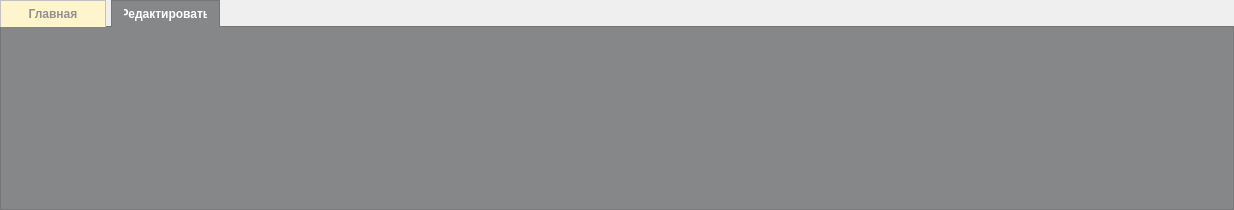
<?xml version="1.0" encoding="UTF-8"?>
<ui version="4.0">
 <class>tooltab</class>
 <widget class="QWidget" name="tooltab">
  <property name="geometry">
   <rect>
    <x>0</x>
    <y>0</y>
    <width>1234</width>
    <height>210</height>
   </rect>
  </property>
  <property name="windowTitle">
   <string>Form</string>
  </property>
  <layout class="QHBoxLayout" name="horizontalLayout_2">
   <property name="spacing">
    <number>0</number>
   </property>
   <property name="leftMargin">
    <number>0</number>
   </property>
   <property name="topMargin">
    <number>0</number>
   </property>
   <property name="rightMargin">
    <number>0</number>
   </property>
   <property name="bottomMargin">
    <number>0</number>
   </property>
   <item>
    <widget class="QTabWidget" name="tabWidget">
     <property name="styleSheet">
      <string notr="true">QTabWidget::pane {
    border: 1px solid #757678;
    background-color: #868789;
    position: absolute;
    top: -1px;
}

QTabBar::tab {
    background-color: #757678;
    color: #ffffff;
    border: 1px solid #5a5b5d;
    border-bottom: none;
    font-weight: bold;
    text-align: left;
    padding: 6px 12px;
    min-width: 80px; 
    margin-right: 5px; 
}

QTabBar::tab:selected {
    background-color: #868789;
    border-color: #757678;
    border-bottom-color: #868789;
}

QTabBar::tab:first {
    background-color: #fff5cc;
    border: 1px solid #c1c1c1;
    border-bottom: none;
    color: rgb(145, 145, 145);
}

QTabBar::tab:last {
    margin-right: 0px;
}
</string>
     </property>
     <property name="currentIndex">
      <number>1</number>
     </property>
     <property name="elideMode">
      <enum>Qt::TextElideMode::ElideNone</enum>
     </property>
     <property name="tabsClosable">
      <bool>false</bool>
     </property>
     <property name="movable">
      <bool>false</bool>
     </property>
     <widget class="QWidget" name="tab">
      <property name="styleSheet">
       <string notr="true">    background-color: qlineargradient(x1:0, y1:0, x2:0, y2:1,
                                      stop:0 lightgray, stop:1 darkgray);</string>
      </property>
      <attribute name="title">
       <string>Главная</string>
      </attribute>
      <layout class="QVBoxLayout" name="verticalLayout_2">
       <item>
        <layout class="QVBoxLayout" name="verticalLayout" stretch="5,1">
         <item>
          <layout class="QHBoxLayout" name="horizontalLayout">
           <item>
            <widget class="QToolButton" name="toolButton">
             <property name="sizePolicy">
              <sizepolicy hsizetype="Preferred" vsizetype="Preferred">
               <horstretch>0</horstretch>
               <verstretch>0</verstretch>
              </sizepolicy>
             </property>
             <property name="styleSheet">
              <string notr="true">/* Базовое состояние кнопки */
QToolButton {
    background-color: transparent; 
    color: #2c3e50;                
    font-size: 12px;
    font-weight: 500;
    border: 1px solid transparent;
    border-radius: 4px;
    padding: 2px;
}

/* При наведении */
QToolButton:hover {
    background-color: #e1e4e6;
    border: 1px solid #b6b9bc;
}

/* Когда кнопка зафиксирована */
QToolButton:checked {
    background-color: #868789;
    border: 1px solid #7ea7e9;
}

/* Меню-стрелочка */
QToolButton::menu-indicator {
    image: url(arrow_down.png);
    subcontrol-position: right center;
    subcontrol-origin: padding;
}
</string>
             </property>
             <property name="text">
              <string>Text</string>
             </property>
             <property name="icon">
              <iconset resource="../../rec.qrc">
               <normaloff>:/source/img/application_go.png</normaloff>:/source/img/application_go.png</iconset>
             </property>
             <property name="iconSize">
              <size>
               <width>48</width>
               <height>48</height>
              </size>
             </property>
             <property name="popupMode">
              <enum>QToolButton::ToolButtonPopupMode::DelayedPopup</enum>
             </property>
             <property name="toolButtonStyle">
              <enum>Qt::ToolButtonStyle::ToolButtonTextUnderIcon</enum>
             </property>
             <property name="autoRaise">
              <bool>false</bool>
             </property>
             <property name="arrowType">
              <enum>Qt::ArrowType::NoArrow</enum>
             </property>
            </widget>
           </item>
           <item>
            <widget class="Line" name="line">
             <property name="orientation">
              <enum>Qt::Orientation::Vertical</enum>
             </property>
            </widget>
           </item>
           <item>
            <widget class="QToolButton" name="toolButton_2">
             <property name="text">
              <string>...</string>
             </property>
            </widget>
           </item>
           <item>
            <widget class="QToolButton" name="toolButton_3">
             <property name="text">
              <string>...</string>
             </property>
            </widget>
           </item>
           <item>
            <widget class="QToolButton" name="toolButton_4">
             <property name="text">
              <string>...</string>
             </property>
            </widget>
           </item>
          </layout>
         </item>
         <item>
          <widget class="QLabel" name="label">
           <property name="sizePolicy">
            <sizepolicy hsizetype="Minimum" vsizetype="Minimum">
             <horstretch>0</horstretch>
             <verstretch>0</verstretch>
            </sizepolicy>
           </property>
           <property name="styleSheet">
            <string notr="true">background-color: rgb(255, 255, 255, 0);</string>
           </property>
           <property name="text">
            <string>Основное</string>
           </property>
           <property name="alignment">
            <set>Qt::AlignmentFlag::AlignCenter</set>
           </property>
          </widget>
         </item>
        </layout>
       </item>
       <item alignment="Qt::AlignmentFlag::AlignBottom">
        <widget class="Line" name="line_2">
         <property name="orientation">
          <enum>Qt::Orientation::Horizontal</enum>
         </property>
        </widget>
       </item>
      </layout>
     </widget>
     <widget class="QWidget" name="tab_2">
      <property name="styleSheet">
       <string notr="true">    background-color: qlineargradient(x1:0, y1:0, x2:0, y2:1,
                                      stop:0 lightgray, stop:1 darkgray);</string>
      </property>
      <attribute name="title">
       <string>Редактировать</string>
      </attribute>
      <layout class="QVBoxLayout" name="verticalLayout_5"/>
     </widget>
    </widget>
   </item>
  </layout>
 </widget>
 <resources>
  <include location="../../rec.qrc"/>
 </resources>
 <connections/>
</ui>
